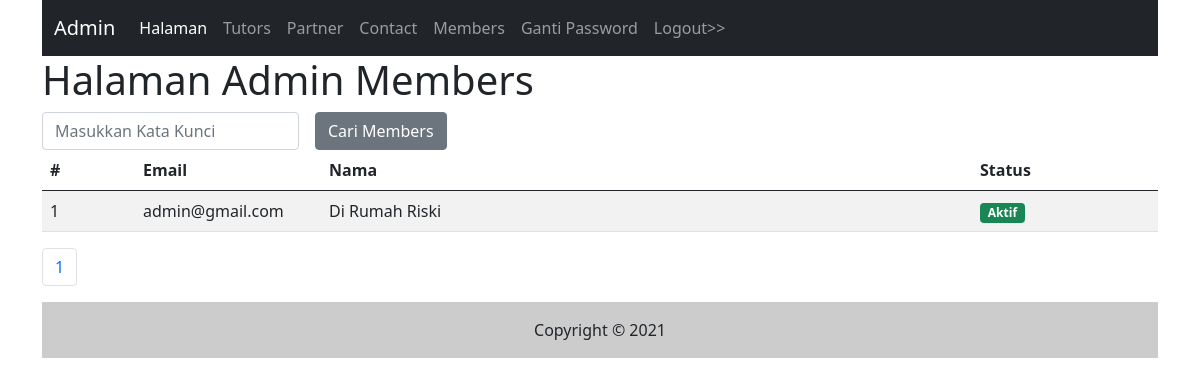
Page /admin/members.php (signed in) on the committed database.
### tables this page shows
CREATE TABLE `members` (
  `id` int(11) NOT NULL,
  `email` varchar(255) NOT NULL,
  `nama_lengkap` varchar(255) NOT NULL,
  `password` text NOT NULL,
  `status` text NOT NULL,
  `token_ganti_password` text DEFAULT NULL,
  `tgl_isi` timestamp NOT NULL DEFAULT current_timestamp()
);

### admin/members.php (the view, shortened to what this page needs)
<?php include("inc_header.php") ?>
<?php
$katakunci = (isset($_GET['katakunci'])) ? $_GET['katakunci'] : "";
?>
<h1>Halaman Admin Members</h1>
<form class="row g-3" method="get">
    <div class="col-auto">
        <input type="text" class="form-control" placeholder="Masukkan Kata Kunci" name="katakunci" value="<?php echo $katakunci ?>" />
    </div>
    <div class="col-auto">
        <input type="submit" name="cari" value="Cari Members" class="btn btn-secondary" />
    </div>
</form>
<table class="table table-striped">
    <thead>
        <tr>
            <th class="col-1">#</th>
            <th class="col-2">Email</th>
            <th>Nama</th>
            <th class="col-2">Status</th>
        </tr>
    </thead>
    <tbody>
        <?php
        $sqltambahan = "";
        $per_halaman = 5;
        $sql1   = "select * from members $sqltambahan";
        $page   = isset($_GET['page'])?(int)$_GET['page']:1;
        $mulai  = ($page > 1) ? ($page * $per_halaman) - $per_halaman : 0;
        $q1     = mysqli_query($koneksi,$sql1);
        $total  = mysqli_num_rows($q1);
        $pages  = ceil($total / $per_halaman);
        $nomor  = $mulai + 1;
        $sql1   = $sql1." order by id desc limit $mulai,$per_halaman";
        $q1     = mysqli_query($koneksi, $sql1);
        while ($r1 = mysqli_fetch_array($q1)) {
        ?>
            <tr>
                <td><?php echo $nomor++ ?></td>
                <td><?php echo $r1['email']?></td>
                <td><?php echo $r1['nama_lengkap'] ?></td>
                <td>
                    <?php
                    if($r1['status'] == '1'){
                        ?>
                        <span class="badge bg-success">Aktif</span>
                        <?php
                    }else{
                        ?>
                        <span class="badge bg-light">Belum Aktif</span>
                        <?php
                    }
                    ?>
                </td>
            </tr>
        <?php
        }
        ?>
    </tbody>
</table>
<nav aria-label="Page navigation example">
    <ul class="pagination">
        <?php
        $cari = isset($_GET['cari'])? $_GET['cari'] : "";
        for($i=1; $i <= $pages; $i++){
            ?>
            <li class="page-item">
                <a class="page-link" href="members.php?katakunci=<?php echo $katakunci?>&cari=<?php echo $cari?>&page=<?php echo $i ?>"><?php echo $i ?></a>
            </li>
            <?php
        }
        ?>
    </ul>
</nav>
<?php include("inc_footer.php") ?>

### rows in the picture
members: email "admin@gmail.com", nama_lengkap "Di Rumah Riski", status "Aktif"
